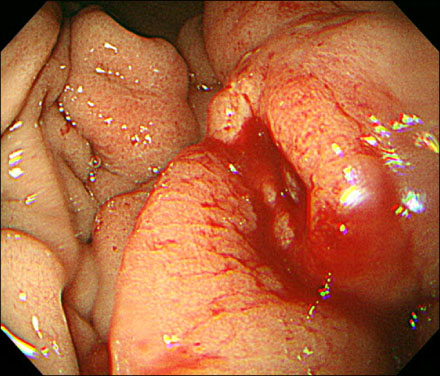
%> input picture blood14.jpg, 440 x 376 px
$ octave BleedingDetection.m   (GNU Octave 9; MATLAB toolbox functions it lacks are replaced by stand-ins)
%> lines starting %> are read from the running program, lines starting %| are printed output that depends on the picture; in (x1, y1, x2, y2) boxes, pixels count from 0 and x2, y2 are one past the last pixel; in counts of white or black regions, pixels touching at a corner belong together; the program's own positions count from 1
clc;
close all;

% Read standard MATLAB demo image.
rgbImage = imread('blood14.jpg');
%> rgbImage is the input picture: size 376x440x3 uint8; mean R, G, B 178.5, 103, 62.9

% Display the original image.
%subplot(3, 4, 1);
figure(1), imshow(rgbImage);
title('Original RGB Image');

% Maximize figure.
set(gcf, 'Position', get(0, 'ScreenSize'));

% Split the original image into color bands.
redBand = rgbImage(:,:, 1);
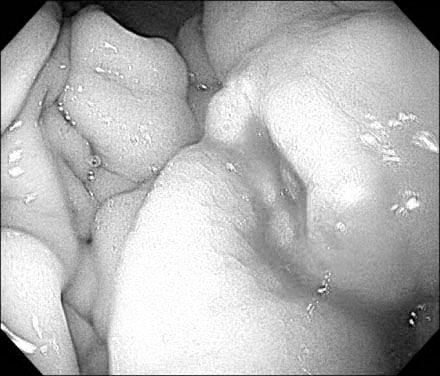
%> redBand: size 376x440 uint8; min 0, max 255, mean 178.5
greenBand = rgbImage(:,:, 2);
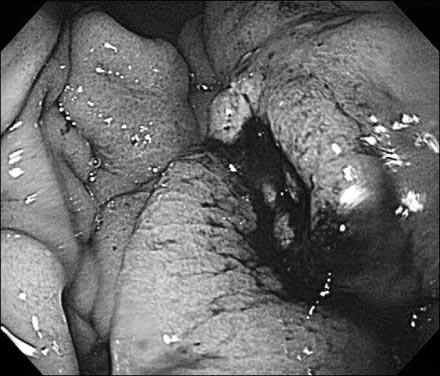
%> greenBand: size 376x440 uint8; min 0, max 255, mean 103
blueBand = rgbImage(:,:, 3);
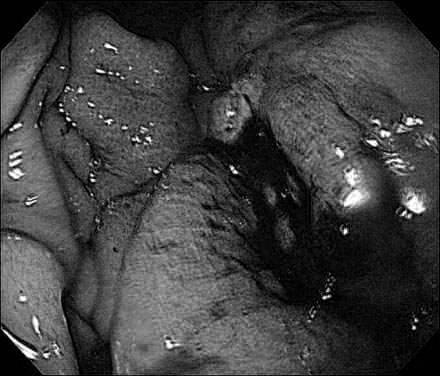
%> blueBand: size 376x440 uint8; min 0, max 255, mean 62.9

% Display them.
subplot(3, 4, 2);
imshow(redBand);
title('Red band');
subplot(3, 4, 3);
imshow(greenBand);
title('Green band');
subplot(3, 4, 4);
imshow(blueBand);
title('Blue Band');

% Threshold each color band.
redthreshold = 68;
greenThreshold = 70;
blueThreshold = 72;
redMask = (redBand > redthreshold);
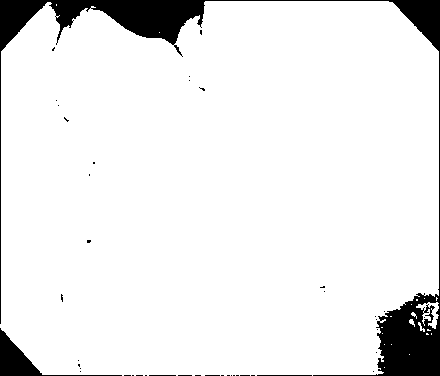
%> redMask: size 376x440 logical; 92.4% white; 43 black regions (39 under 20 px), largest, box (x1, y1, x2, y2) and area: (0, 0, 440, 376) 11262, (0, 328, 122, 376) 1136, (257, 375, 312, 376) 55, (149, 375, 176, 376) 27
greenMask = (greenBand < greenThreshold);
%> greenMask: size 376x440 logical; 31.3% white; 397 white regions (366 under 20 px), largest, box (x1, y1, x2, y2) and area: (0, 0, 440, 376) 47747, (99, 159, 175, 214) 328, (76, 221, 103, 256) 263
blueMask = (blueBand < blueThreshold);
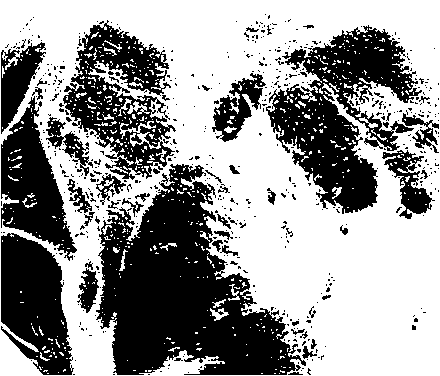
%> blueMask: size 376x440 logical; 58.7% white; 572 black regions (520 under 20 px), largest, box (x1, y1, x2, y2) and area: (96, 164, 306, 375) 23231, (266, 25, 422, 214) 13156, (63, 20, 176, 180) 8076

% Display them.
subplot(3, 4, 6);
imshow(redMask, []);
title('Red Mask');
subplot(3, 4, 7);
imshow(greenMask, []);
title('Green Mask');
subplot(3, 4, 8);
imshow(blueMask, []);
title('Blue Mask');

% Combine the masks to find where all 3 are "true."
redObjectsMask = uint8(redMask & greenMask & blueMask);
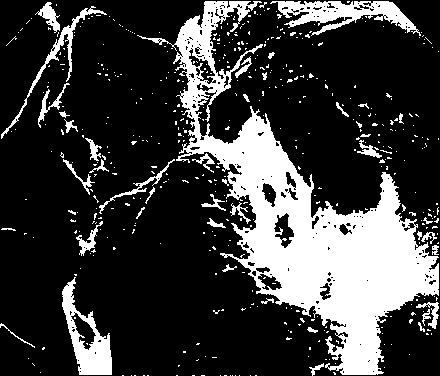
%> redObjectsMask: size 376x440 uint8; values 0 (black) and 1 (white), 23.5% white; 480 white regions (437 under 20 px), largest, box (x1, y1, x2, y2) and area: (137, 1, 439, 375) 28776, (270, 1, 421, 36) 2320, (62, 277, 112, 375) 1949
subplot(3, 4, 9);
imshow(redObjectsMask, []);
title('Red Objects Mask');
maskedrgbImage = uint8(zeros(size(redObjectsMask))); % Initialize
maskedrgbImage(:,:,1) = rgbImage(:,:,1) .* redObjectsMask;
maskedrgbImage(:,:,2) = rgbImage(:,:,2) .* redObjectsMask;
maskedrgbImage(:,:,3) = rgbImage(:,:,3) .* redObjectsMask;
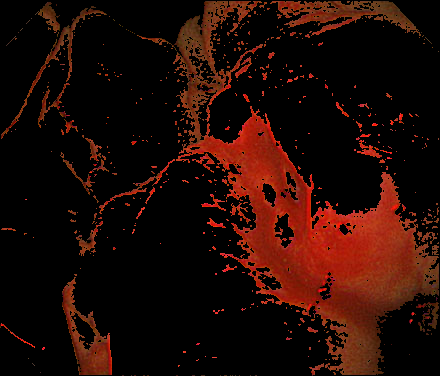
%> maskedrgbImage: size 376x440x3 uint8; mean R, G, B 34.1, 10.3, 4.7
%subplot(3, 4, 10);
figure(2),imshow(maskedrgbImage);
title('Detected Red Spot');

[Nx,Ny] = size(redObjectsMask);
%> Nx = 376; Ny = 440
BlackPixelCount = zeros(Nx,1);
WhitePixelCount = zeros(Nx,1);

for it = 1:Nx
    numberOfWhitePixels = sum(redObjectsMask(:));
    numberOfBlackPixels = numel(redObjectsMask) - numberOfWhitePixels;
end

total = numel(redObjectsMask);
%> total = 165440

numberOfRedPixels = numberOfWhitePixels;
%> numberOfRedPixels = 38891

Percentage = (numberOfRedPixels / total)*100;
%> Percentage = 23.51

disp(Percentage);
%| 23.508

nWhite = nnz(redObjectsMask);
%> nWhite = 38891

disp(nWhite);
%| 38891

$ run again, with blood11.jpg copied over blood14.jpg
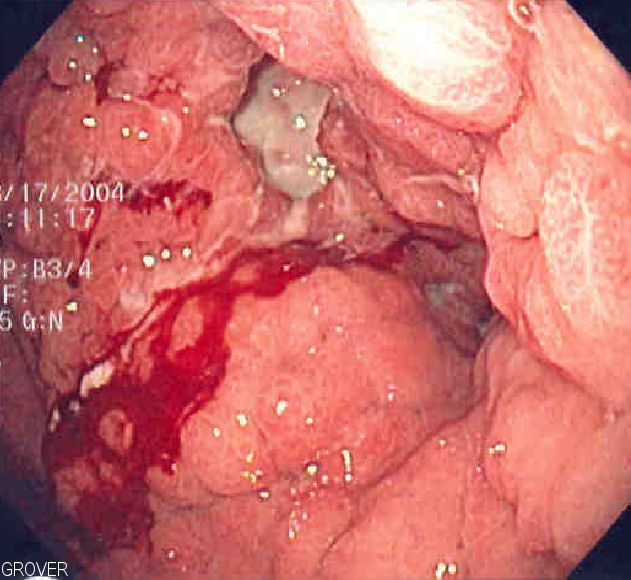
%> input picture blood11.jpg, 631 x 580 px
%> rgbImage is the input picture: size 580x631x3 uint8; mean R, G, B 201.9, 110.3, 107
%> `redMask = (redBand > redthreshold);`:
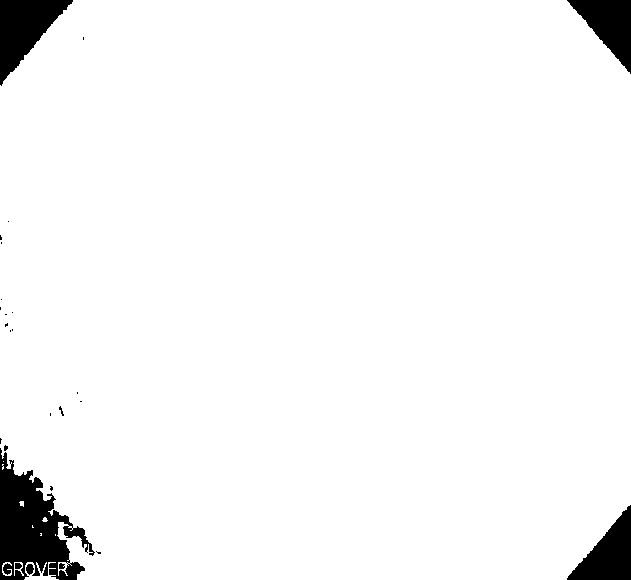
%> redMask: size 580x631 logical; 96% white; 26 black regions (18 under 20 px), largest, box (x1, y1, x2, y2) and area: (0, 448, 95, 580) 6237, (0, 0, 73, 86) 3138, (567, 505, 631, 580) 2487
%> greenMask: size 580x631 logical; 21.6% white; 465 white regions (386 under 20 px), largest, box (x1, y1, x2, y2) and area: (0, 210, 511, 580) 53176, (0, 0, 127, 209) 8848, (533, 502, 631, 580) 2991
%> blueMask: size 580x631 logical; 19.4% white; 746 white regions (636 under 20 px), largest, box (x1, y1, x2, y2) and area: (0, 211, 487, 580) 44418, (0, 0, 96, 189) 6485, (531, 503, 631, 580) 2918
%> redObjectsMask: size 580x631 uint8; values 0 (black) and 1 (white), 14.7% white; 592 white regions (498 under 20 px), largest, box (x1, y1, x2, y2) and area: (0, 211, 487, 580) 37781, (0, 50, 80, 189) 2791, (117, 179, 188, 216) 1073
%> `maskedrgbImage(:,:,3) = rgbImage(:,:,3) .* redObjectsMask;`:
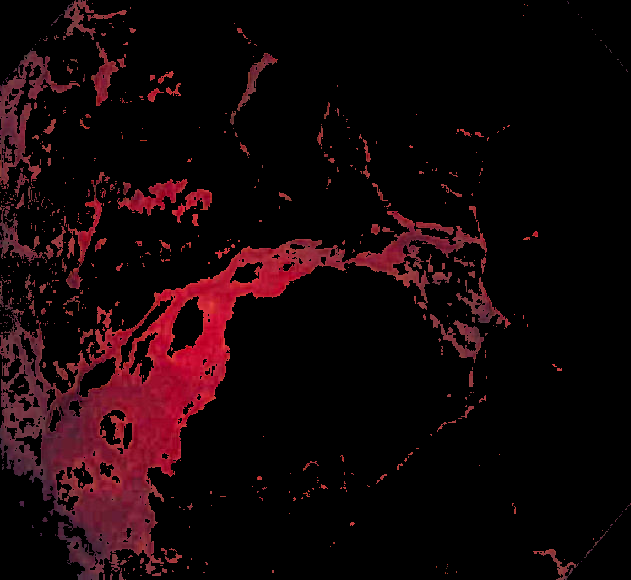
%> maskedrgbImage: size 580x631x3 uint8; mean R, G, B 20.9, 5.5, 8.1
%> numberOfRedPixels = 53730
%> Percentage = 14.68
%| 14.681
%> nWhite = 53730
%| 53730

$ run again, with blood12.jpg copied over blood14.jpg
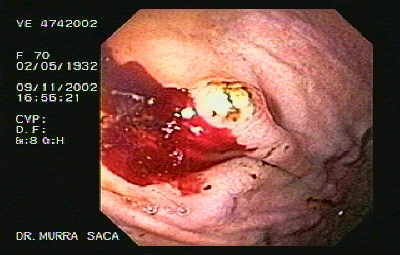
%> input picture blood12.jpg, 400 x 255 px
%> rgbImage is the input picture: size 255x400x3 uint8; mean R, G, B 116.6, 74.6, 66.2
%> redMask: size 255x400 logical; 58.5% white; 59 black regions (57 under 20 px), largest, box (x1, y1, x2, y2) and area: (0, 0, 400, 255) 41942, (352, 140, 358, 146) 20
%> greenMask: size 255x400 logical; 57.4% white; 209 black regions (143 under 20 px), largest, box (x1, y1, x2, y2) and area: (99, 9, 372, 246) 39677, (100, 45, 127, 143) 402, (354, 114, 368, 141) 192
%> blueMask: size 255x400 logical; 60.5% white; 255 black regions (191 under 20 px), largest, box (x1, y1, x2, y2) and area: (99, 9, 362, 246) 36834, (48, 232, 78, 240) 149, (355, 122, 368, 140) 127
%> redObjectsMask: size 255x400 uint8; values 0 (black) and 1 (white), 15.8% white; 209 white regions (196 under 20 px), largest, box (x1, y1, x2, y2) and area: (99, 39, 258, 196) 10412, (253, 11, 373, 246) 4444, (262, 90, 290, 132) 232
%> `maskedrgbImage(:,:,3) = rgbImage(:,:,3) .* redObjectsMask;`:
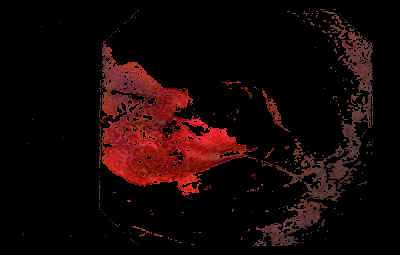
%> maskedrgbImage: size 255x400x3 uint8; mean R, G, B 20.9, 6.7, 6.2
%> numberOfRedPixels = 16087
%> Percentage = 15.77
%| 15.772
%> nWhite = 16087
%| 16087
